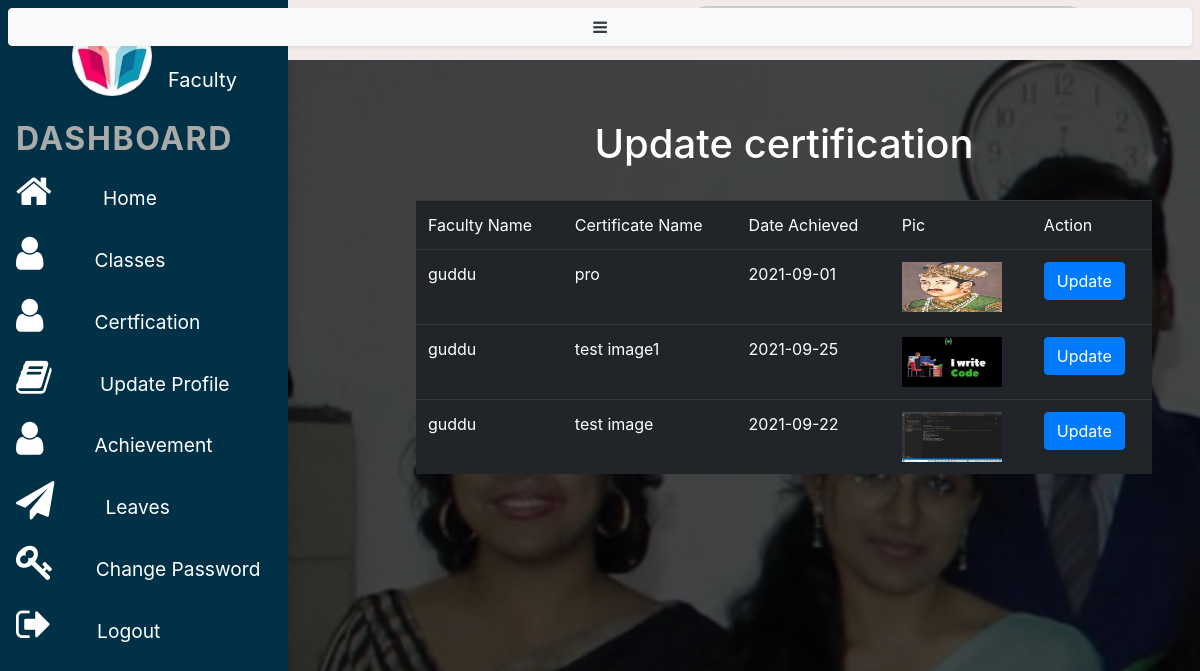
/faculty/upcerti.php (signed in), run on the app's committed database.
### tables this page shows
CREATE TABLE `certification` (
  `id` int(11) NOT NULL,
  `fname` varchar(255) NOT NULL,
  `cername` varchar(255) NOT NULL,
  `date` date NOT NULL,
  `pic` varchar(255) NOT NULL
);

### faculty/upcerti.php (the view, shortened to what this page needs)
<?php
include "conn.php";
include "sidebarfac.php";
$fname =$_SESSION['facultyuser'];
$result = mysqli_query($conn,"SELECT * FROM certification WHERE fname='$fname'");
?>
<!DOCTYPE html>
<html lang="en">
<head>
    <link rel="stylesheet" href="https://stackpath.bootstrapcdn.com/bootstrap/4.1.1/css/bootstrap.min.css"
>
    <link rel="stylesheet" href="https://stackpath.bootstrapcdn.com/font-awesome/4.7.0/css/font-awesome.min.css">
    <link rel="stylesheet" href="css/faculty.css">
    <link rel="stylesheet" href="css/style.css">
</head>
<body>
    <div class="page-content p-5" id="content">
          <div class="topbar fixed-top">
              <button id="sidebarCollapse" class="btn btn-light text-dark bg-light rounded-pill shadow-sm m-2 mb-4 fixed-top">
                  <i class="fa fa-bars"></i>
              </button>
              <div class="search">
                  <label>
                  </label>
              </div>
      </div>
      <br><br><br>
      <center>
<h1 style="Color:White;">Update certification</h1>
</center>
<br>
<?php
if(mysqli_num_rows($result)>0){
?>
<table class="table table-dark">
    <tr>
        <td>Faculty Name</td>
        <td>Certificate Name</td>
        <td>Date Achieved</td>
        <td>Pic</td>
        <td>Action</td>
    </tr>
    <?php
    while($row=mysqli_fetch_array($result)){
    ?>
    <tr>
        <td><?php echo $row["fname"];   ?></td>
        <td><?php echo $row["cername"];   ?></td>
        <td><?php echo $row["date"];   ?></td>
        <td><img src="<?php echo $row['pic'] ?>" alt="" width ="100" height="50"</td>
        <td><a  href="updatecerti.php?id=<?php echo $row['id']; ?>" class="btn btn-primary">Update</a></td>
    </tr>
    <?php
    }
    ?>
</table>
<?php
}
else{
    echo "No Classes found";
}
?>
</body>
</html>

### faculty/sidebarfac.php (shortened to what this page needs)
<!DOCTYPE html>
<html lang="en">
<head>
    <link rel="stylesheet" href="https://stackpath.bootstrapcdn.com/font-awesome/4.7.0/css/font-awesome.min.css">
    <link rel="stylesheet" href="css/styleBoo.css">
    <link rel="stylesheet" href="https://stackpath.bootstrapcdn.com/bootstrap/4.1.1/css/bootstrap.min.css"
>
</head>
<body>
  <div class="mainhead">
    <div class="overlay">
      <div class="vertical-nav" id="sidebar">
          <div class="pl-5 ml-4 mb-4">
              <div class="media d-flex align-items center mt-3">
                  <img src="img/Prima1.jpg" alt="" class="mr-3 rounded-circle img-thumbnail shadow-sm" style="height:5rem; width: 5rem;">
                  <div class="media-body text-white"><h4 class="mb-3 pt-1" >
                  </h4>
                  <p class="text-white mb-0" style="font-size: 20px;">
                      Faculty
                  </p>
              </div>
              </div>
          </div>
              <h4 class="text-gray font-weight-bold text-uppercase px-3 pb-2 small" style="font-size: 2rem;">
                  Dashboard
              </h4>
          <ul class="nav flex-column mb-0" style="font-size: larger; margin-top: -10px;margin-bottom: -30px;">
              <li class="nav-item" style="margin-bottom:5px">
                  <a href="facultyhome.php" class="nav-link text-white">
                      <i class="fa fa-home mr-3 text-white fa-2x"></i>
                      <span style="padding-left: 30px;">Home</span>
                  </a>
              </li>
              <li class="nav-item" style="margin-bottom:-24px;">
              <a href="" class=" nav-link text-white" data-toggle="modal" data-target="#classmodal"> <i class="fa fa-user mr-3 text-white fa-2x"></i><span style="padding-left:35px;">Classes</span></a><br>
            </li>
              <li class="nav-item" style="margin-bottom:5px">
              <a href="" class=" nav-link text-white" data-toggle="modal" data-target="#certificationmodal"> <i class="fa fa-user mr-3 text-white fa-2x"></i><span style="padding-left:35px;">Certfication</span></a>
              </li>
              <li class="nav-item" style="margin-bottom: 5px;">
                  <a href="facprofile.php" class="nav-link text-white">
                      <i class="fa fa-book mr-3 text-white fa-2x"></i>
                      <span  style="padding-left: 27px;">Update Profile</span>
                  </a>
              </li>
              <li class="nav-item" style="margin-bottom: 5px;">
              <a href="" class=" nav-link text-white" data-toggle="modal" data-target="#achievenmodal"> <i class="fa fa-user mr-3 text-white fa-2x"></i><span style="padding-left:35px;">Achievement</span></a>
              </li>
              <li class="nav-item" style="margin-bottom: 5px;">
                  <a href="" class=" nav-link text-white" data-toggle="modal" data-target="#leavemodal"> <i class="fa fa-paper-plane mr-3 text-white fa-2x"></i><span style="padding-left:35px;">Leaves</span></a>
              </li>
              <li class="nav-item" style="margin-bottom: 5px;">
                  <a href="changepswd.php" class="nav-link text-white">
                      <i class="fa fa-key mr-3 text-white fa-2x"></i>
                      <span  style="padding-left: 20px;">Change Password</span>
                  </a>
              </li>
              <li class="nav-item ">
                  <a href="../logout.php" class="nav-link text-white">
                      <i class="fa fa-sign-out mr-3 text-white fa-2x"></i>
                      <span  style="padding-left: 24px;">Logout</span>
                  </a>
              </li>
          </ul>
      </div>
</body>
</html>

### faculty/css/styleBoo.css (style rules this page uses)
.mainhead { min-height: 120vh; height: 120vh; background-color: rgba(0,0,0,0.6); }
body { background:url('../img/admin-bg.jpg'); overflow-x: hidden; background-size:cover; background-repeat: no-repeat; }
.vertical-nav { min-width: 24%; width: 24%; height: 120vh; position: absolute; top: 0; left: 0; box-shadow: 3px 3px 10px rgba(0,0,0,0.1); transition: all 0.4s; background: #003147; }
.topbar { width:100%; background-color: rgb(243, 234, 234); height:60px; padding: 0 10px; display: flex; justify-content: space-between; align-items: center; margin-left: 24%; transition: all 0.4s; }
.search { position:relative; width: 400px; margin: 0 10px; }
.search label { position: relative; width: 100%; }
.page-content { width: calc(100%-23rem); margin-left: 23rem; transition: all 0.4s; }
.text-uppercase { letter-spacing: 0.1rem; }
.text-gray { color: #aaa; }
.nav-link { text-transform: capitalize; }

### faculty/css/faculty.css (style rules this page uses)
.mainhead { min-height: 200vh; height:200vh; background-color: rgba(0,0,0,0.7); }
body { background:url('../img/faculty-bg.jpg'); overflow-x: hidden; background-size:cover; background-repeat: no-repeat; }
.vertical-nav { min-width: 24%; width: 24%; height: 200vh; position: absolute; top: 0; left: 0; box-shadow: 3px 3px 10px rgba(0,0,0,0.1); transition: all 0.4s; background: #003147; }
.topbar { width:100%; background-color: rgb(243, 234, 234); height:60px; padding: 0 10px; display: flex; justify-content: space-between; align-items: center; margin-left: 24%; transition: all 0.4s; }
.search { position:relative; width: 400px; margin: 0 10px; }
.search label { position: relative; width: 100%; }
.page-content { width: calc(100%-23rem); margin-left: 23rem; transition: all 0.4s; }
.text-uppercase { letter-spacing: 0.1rem; }
.text-gray { color: #aaa; }
.nav-link { text-transform: capitalize; }

### faculty/css/style.css (style rules this page uses)
* { margin: 0; padding: 0; }
label { font-family: sans-serif; font-size: 18px; font-style: italic; }

### data on the page
certification: fname "guddu", cername "pro", date "2021-09-01", pic (picture)
certification: fname "guddu", cername "test image1", date "2021-09-25", pic (picture)
certification: fname "guddu", cername "test image", date "2021-09-22", pic (picture)
